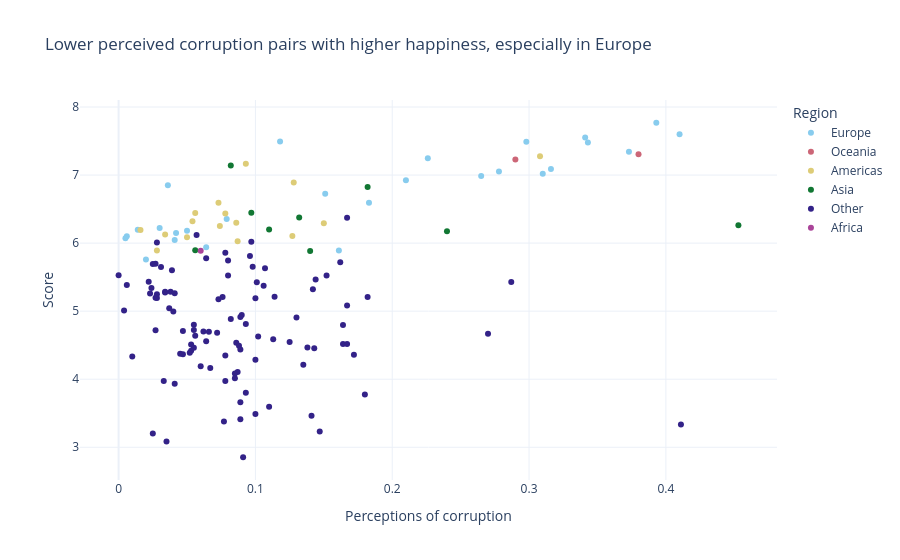

Notebook cell for this chart:
### Markdown cell above
## Q7 / Corruption vs. Happiness Score

### Code cell
fig = px.scatter(
    df, 
    x="Perceptions of corruption",  # Corrected from "Corruption"
    y="Score",                      # Corrected from "Happiness Score"
    color="Region",
    color_discrete_sequence=px.colors.qualitative.Safe,
    title="Lower perceived corruption pairs with higher happiness, especially in Europe",
    template="plotly_white"
)
fig.show()

### Figure 1 — Plotly figure (JSON) as saved in the notebook; plotly's stock layout.template omitted (floating-point values rounded to 4 significant figures)
{"data": [{"hovertemplate": "Region=Europe<br>Perceptions of corruption=%{x}<br>Score=%{y}<extra></extra>", "legendgroup": "Europe", "marker": {"color": "rgb(136, 204, 238)", "symbol": "circle"}, "mode": "markers", "name": "Europe", "orientation": "v", "showlegend": true, "type": "scatter", "x": [0.393, 0.41, 0.341, 0.118, 0.298, 0.343, 0.373, 0.226, 0.316, 0.278, 0.31, 0.265, 0.21, 0.036, 0.151, 0.183, 0.079, 0.03, 0.014, 0.05, 0.042, 0.006, 0.005, 0.041, 0.064, 0.161, 0.02], "xaxis": "x", "y": [7.769, 7.6, 7.554, 7.494, 7.488, 7.48, 7.343, 7.246, 7.09, 7.054, 7.021, 6.985, 6.923, 6.852, 6.726, 6.592, 6.354, 6.223, 6.198, 6.182, 6.149, 6.1, 6.07, 6.046, 5.94, 5.893, 5.758], "yaxis": "y"}, {"hovertemplate": "Region=Oceania<br>Perceptions of corruption=%{x}<br>Score=%{y}<extra></extra>", "legendgroup": "Oceania", "marker": {"color": "rgb(204, 102, 119)", "symbol": "circle"}, "mode": "markers", "name": "Oceania", "orientation": "v", "showlegend": true, "type": "scatter", "x": [0.38, 0.29], "xaxis": "x", "y": [7.307, 7.228], "yaxis": "y"}, {"hovertemplate": "Region=Americas<br>Perceptions of corruption=%{x}<br>Score=%{y}<extra></extra>", "legendgroup": "Americas", "marker": {"color": "rgb(221, 204, 119)", "symbol": "circle"}, "mode": "markers", "name": "Americas", "orientation": "v", "showlegend": true, "type": "scatter", "x": [0.308, 0.093, 0.128, 0.073, 0.056, 0.078, 0.054, 0.086, 0.15, 0.074, 0.016, 0.034, 0.127, 0.05, 0.087, 0.028], "xaxis": "x", "y": [7.278, 7.167, 6.892, 6.595, 6.444, 6.436, 6.321, 6.3, 6.293, 6.253, 6.192, 6.125, 6.105, 6.086, 6.028, 5.89], "yaxis": "y"}, {"hovertemplate": "Region=Asia<br>Perceptions of corruption=%{x}<br>Score=%{y}<extra></extra>", "legendgroup": "Asia", "marker": {"color": "rgb(17, 119, 51)", "symbol": "circle"}, "mode": "markers", "name": "Asia", "orientation": "v", "showlegend": true, "type": "scatter", "x": [0.082, 0.182, 0.097, 0.132, 0.453, 0.11, 0.24, 0.056, 0.14], "xaxis": "x", "y": [7.139, 6.825, 6.446, 6.375, 6.262, 6.199, 6.174, 5.895, 5.886], "yaxis": "y"}, {"hovertemplate": "Region=Other<br>Perceptions of corruption=%{x}<br>Score=%{y}<extra></extra>", "legendgroup": "Other", "marker": {"color": "rgb(51, 34, 136)", "symbol": "circle"}, "mode": "markers", "name": "Other", "orientation": "v", "showlegend": true, "type": "scatter", "x": [0.167, 0.057, 0.097, 0.028, 0.078, 0.096, 0.064, 0.08, 0.162, 0.027, 0.025, 0.098, 0.031, 0.107, 0.039, 0.0, 0.152, 0.08, 0.144, 0.022, 0.287, 0.101, 0.006, 0.106, 0.024, 0.142, 0.034, 0.038, 0.034, 0.041, 0.023, 0.028, 0.114, 0.076, 0.182, 0.027, 0.028, 0.1, 0.073, 0.167, 0.037, 0.004, 0.04, 0.09, 0.089, 0.13, 0.082, 0.093, 0.055, 0.164, 0.055, 0.027, 0.047, 0.062, 0.066, 0.072, 0.27, 0.056, 0.102, 0.113, 0.064, 0.125, 0.086, 0.164, 0.167, 0.053, 0.088, 0.138, 0.055, 0.143, 0.089, 0.053, 0.052, 0.045, 0.047, 0.172, 0.078, 0.01, 0.1, 0.135, 0.06, 0.067, 0.087, 0.085, 0.085, 0.033, 0.078, 0.041, 0.093, 0.18, 0.089, 0.11, 0.1, 0.141, 0.089, 0.077, 0.411, 0.147, 0.025, 0.035, 0.091], "xaxis": "x", "y": [6.374, 6.118, 6.021, 6.008, 5.86, 5.809, 5.779, 5.743, 5.718, 5.697, 5.693, 5.653, 5.648, 5.631, 5.603, 5.529, 5.525, 5.523, 5.467, 5.432, 5.43, 5.425, 5.386, 5.373, 5.339, 5.323, 5.287, 5.285, 5.274, 5.265, 5.261, 5.247, 5.211, 5.208, 5.208, 5.197, 5.192, 5.191, 5.175, 5.082, 5.044, 5.011, 4.996, 4.944, 4.913, 4.906, 4.883, 4.812, 4.799, 4.796, 4.722, 4.719, 4.707, 4.7, 4.696, 4.681, 4.668, 4.639, 4.628, 4.587, 4.559, 4.548, 4.534, 4.519, 4.516, 4.509, 4.49, 4.466, 4.461, 4.456, 4.437, 4.418, 4.39, 4.374, 4.366, 4.36, 4.35, 4.332, 4.286, 4.212, 4.189, 4.166, 4.107, 4.085, 4.015, 3.975, 3.973, 3.933, 3.802, 3.775, 3.663, 3.597, 3.488, 3.462, 3.41, 3.38, 3.334, 3.231, 3.203, 3.083, 2.853], "yaxis": "y"}, {"hovertemplate": "Region=Africa<br>Perceptions of corruption=%{x}<br>Score=%{y}<extra></extra>", "legendgroup": "Africa", "marker": {"color": "rgb(170, 68, 153)", "symbol": "circle"}, "mode": "markers", "name": "Africa", "orientation": "v", "showlegend": true, "type": "scatter", "x": [0.06], "xaxis": "x", "y": [5.888], "yaxis": "y"}], "layout": {"legend": {"title": {"text": "Region"}, "tracegroupgap": 0}, "title": {"text": "Lower perceived corruption pairs with higher happiness, especially in Europe"}, "xaxis": {"anchor": "y", "domain": [0, 1], "title": {"text": "Perceptions of corruption"}}, "yaxis": {"anchor": "x", "domain": [0, 1], "title": {"text": "Score"}}}}
